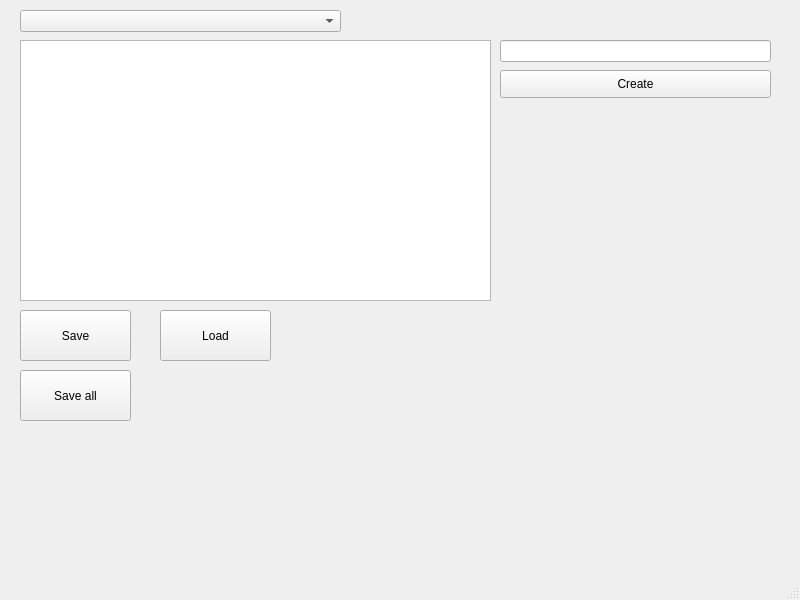
<?xml version="1.0" encoding="UTF-8"?>
<ui version="4.0">
 <class>MainWindow</class>
 <widget class="QMainWindow" name="MainWindow">
  <property name="geometry">
   <rect>
    <x>0</x>
    <y>0</y>
    <width>800</width>
    <height>600</height>
   </rect>
  </property>
  <property name="windowTitle">
   <string>MainWindow</string>
  </property>
  <widget class="QWidget" name="centralwidget">
   <widget class="QPushButton" name="pushButton">
    <property name="geometry">
     <rect>
      <x>20</x>
      <y>310</y>
      <width>111</width>
      <height>51</height>
     </rect>
    </property>
    <property name="text">
     <string>Save</string>
    </property>
   </widget>
   <widget class="QPlainTextEdit" name="plainTextEdit">
    <property name="geometry">
     <rect>
      <x>20</x>
      <y>40</y>
      <width>471</width>
      <height>261</height>
     </rect>
    </property>
   </widget>
   <widget class="QComboBox" name="comboBox">
    <property name="geometry">
     <rect>
      <x>20</x>
      <y>10</y>
      <width>321</width>
      <height>22</height>
     </rect>
    </property>
   </widget>
   <widget class="QPushButton" name="pushButton_2">
    <property name="geometry">
     <rect>
      <x>160</x>
      <y>310</y>
      <width>111</width>
      <height>51</height>
     </rect>
    </property>
    <property name="text">
     <string>Load</string>
    </property>
   </widget>
   <widget class="QLineEdit" name="lineEdit">
    <property name="geometry">
     <rect>
      <x>500</x>
      <y>40</y>
      <width>271</width>
      <height>22</height>
     </rect>
    </property>
   </widget>
   <widget class="QPushButton" name="pushButton_3">
    <property name="geometry">
     <rect>
      <x>500</x>
      <y>70</y>
      <width>271</width>
      <height>28</height>
     </rect>
    </property>
    <property name="text">
     <string>Create</string>
    </property>
   </widget>
   <widget class="QPushButton" name="pushButton_4">
    <property name="geometry">
     <rect>
      <x>20</x>
      <y>370</y>
      <width>111</width>
      <height>51</height>
     </rect>
    </property>
    <property name="text">
     <string>Save all</string>
    </property>
   </widget>
  </widget>
  <widget class="QMenuBar" name="menubar">
   <property name="geometry">
    <rect>
     <x>0</x>
     <y>0</y>
     <width>800</width>
     <height>26</height>
    </rect>
   </property>
  </widget>
  <widget class="QStatusBar" name="statusbar"/>
 </widget>
 <resources/>
 <connections/>
</ui>
